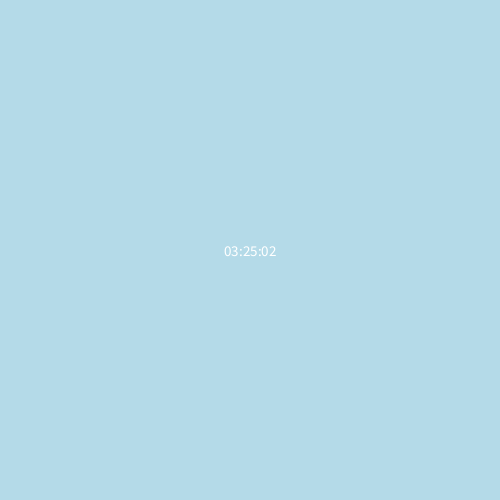
Frame 1 (no input)
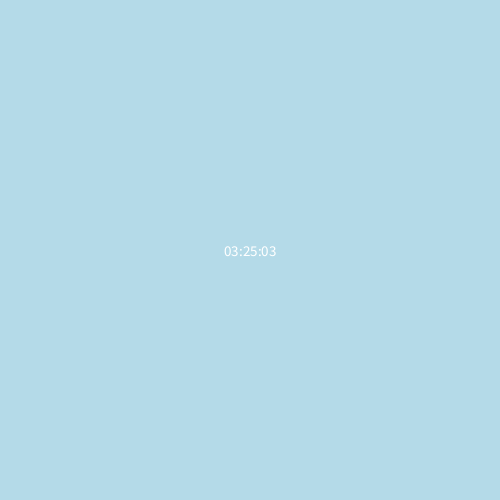
Frame 60 (the mouse pressed at the canvas centre just before this capture)
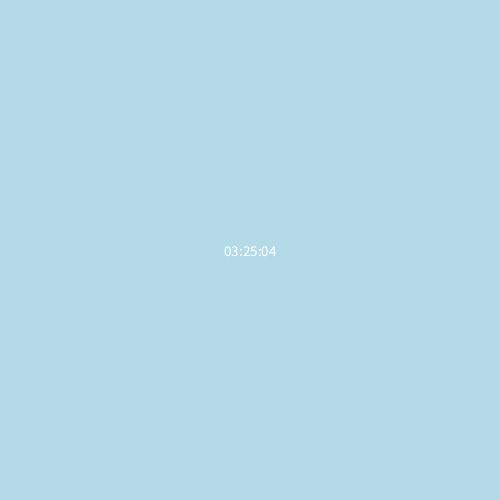
Frame 120 (the mouse held since frame 60 and released just before this capture)

The Processing sketch that drew these frames (run headless with seeded random() and noise(); from frame 60 on, the mouse is pressed at the canvas centre):

// Processing sketch: ejercicio_s5
// ── ejercicio_s5.pde
int h;
int m;
int s;
int size;

String timeString;

void setup() {
  size(500, 500);
  textAlign(CENTER, CENTER);
  size =15;
  
}

void draw() {
   background(#B4DAE8);
  textSize(size);   
   
  h = hour();
  m = minute();
  s = second();
  
  if(mousePressed && (mouseButton == LEFT)) size+=5;
  else if(mousePressed && (mouseButton == RIGHT)) size-=5;
  timeString = nf(h, 2) + ":" + nf(m, 2) + ":" + nf(s,2);
  
  text(timeString, width/2, height/2);
  println(size);
}
